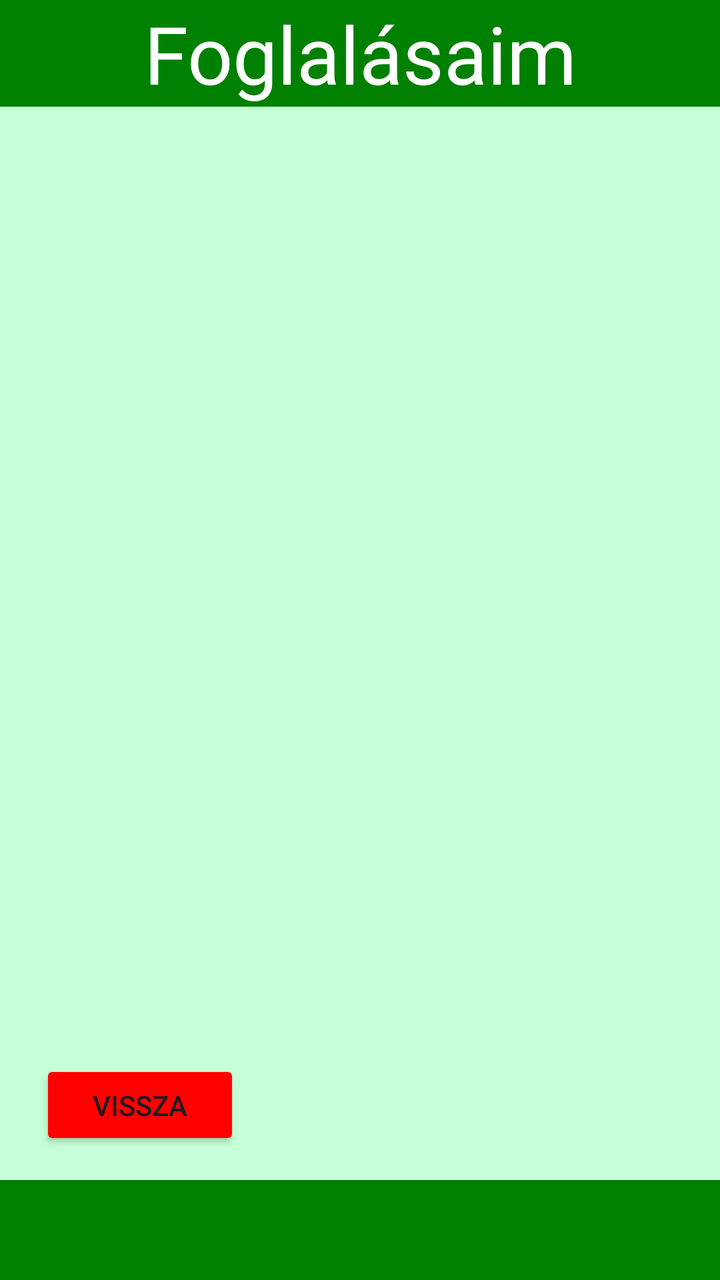
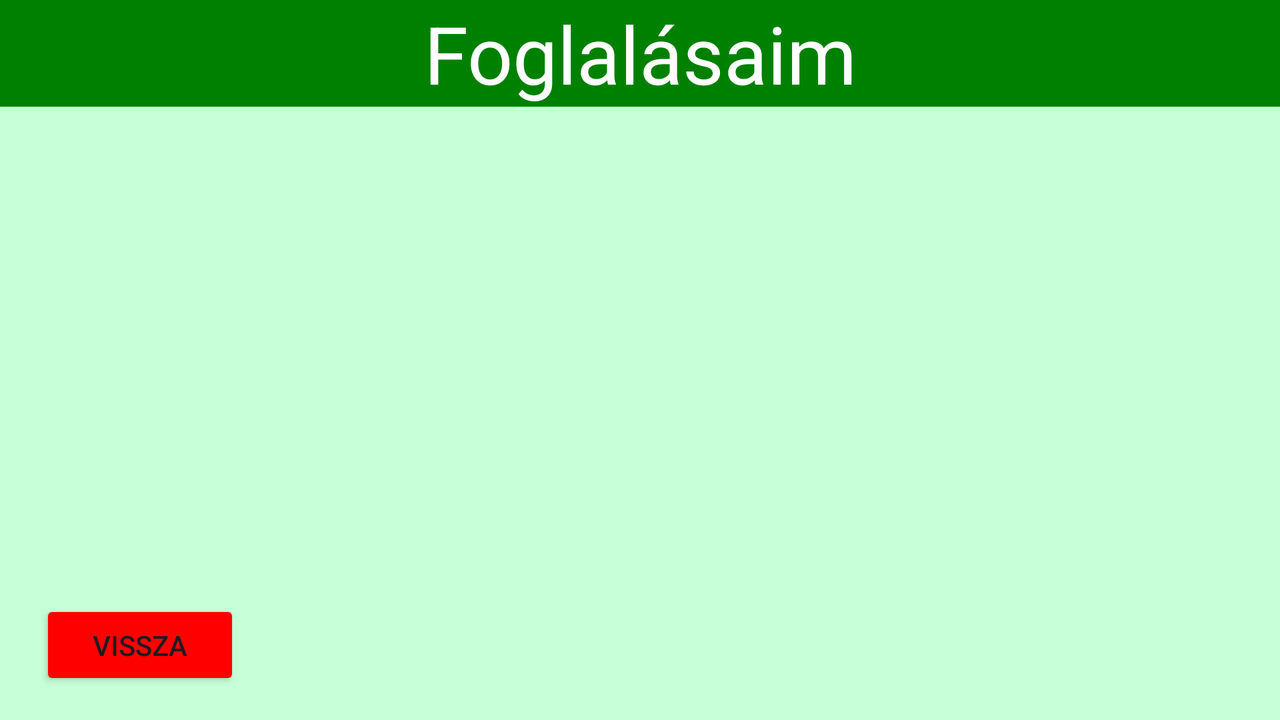

Compare how this app lays out the same screen by default and in its alternative resource folder. The renders come first, then the two layout files and the values they reference.
<!-- AndroidManifest.xml: application theme Theme.Billiard_idopontfoglalo_app -->
<!-- res/layout/activity_reservation_done.xml -->
<?xml version="1.0" encoding="utf-8"?>
<androidx.constraintlayout.widget.ConstraintLayout xmlns:android="http://schemas.android.com/apk/res/android"
    xmlns:app="http://schemas.android.com/apk/res-auto"
    xmlns:tools="http://schemas.android.com/tools"
    android:id="@+id/main"
    android:layout_width="match_parent"
    android:layout_height="match_parent"
    android:background="@color/light_green"
    tools:context=".ReservationDoneActivity">

    <TextView
        android:id="@+id/MyReservationsText"
        android:layout_width="match_parent"
        android:layout_height="wrap_content"
        android:text="@string/reservations"
        android:background="@color/dark_green"
        android:textColor="@color/white"
        android:textSize="40sp"
        android:textAlignment="center"
        app:layout_constraintTop_toTopOf="parent"
        app:layout_constraintStart_toStartOf="parent"
        app:layout_constraintEnd_toEndOf="parent"/>

    <ScrollView
        android:id="@+id/scrollView"
        android:layout_width="match_parent"
        android:layout_height="0dp"
        android:layout_marginTop="16dp"
        android:layout_marginBottom="16dp"
        app:layout_constraintTop_toBottomOf="@+id/MyReservationsText"
        app:layout_constraintBottom_toTopOf="@+id/cancelButton"
        app:layout_constraintStart_toStartOf="parent"
        app:layout_constraintEnd_toEndOf="parent">

        <LinearLayout
            android:id="@+id/reservationsContainer"
            android:layout_width="match_parent"
            android:layout_height="wrap_content"
            android:orientation="vertical"
            android:padding="8dp"/>
    </ScrollView>

    <Button
        android:id="@+id/cancelButton"
        android:layout_width="100dp"
        android:layout_height="45dp"
        android:backgroundTint="@color/red"
        android:onClick="cancel"
        android:text="@string/cancel"
        app:layout_constraintBottom_toBottomOf="parent"
        app:layout_constraintStart_toStartOf="parent"
        android:layout_marginBottom="65dp"
        android:layout_marginStart="20dp" />

    <FrameLayout
        android:id="@+id/BottomLine"
        android:layout_width="0dp"
        android:layout_height="50dp"
        android:background="@color/dark_green"
        app:layout_constraintBottom_toBottomOf="parent"
        app:layout_constraintEnd_toEndOf="parent"
        app:layout_constraintHorizontal_bias="0.0"
        app:layout_constraintStart_toStartOf="parent"
        app:layout_constraintTop_toTopOf="parent"
        app:layout_constraintVertical_bias="1.0">
    </FrameLayout>

</androidx.constraintlayout.widget.ConstraintLayout>
<!-- resources referenced by this layout -->
<resources>
  <color name="dark_green">#008000</color>
  <color name="light_green">#c7ffd8</color>
  <color name="red">#ff0000</color>
  <color name="white">#FFFFFFFF</color>
  <string name="cancel">Vissza</string>
  <string name="reservations">Foglalásaim</string>
  <style name="Theme.Billiard_idopontfoglalo_app" parent="Base.Theme.Billiard_idopontfoglalo_app" />
  <style name="Base.Theme.Billiard_idopontfoglalo_app" parent="Theme.Material3.DayNight.NoActionBar">
          
          
      </style>
</resources>
<!-- res/layout-land/activity_reservation_done.xml (the author's variant of the layout above) -->
<!-- drawn on the phone turned sideways -->
<?xml version="1.0" encoding="utf-8"?>
<androidx.constraintlayout.widget.ConstraintLayout xmlns:android="http://schemas.android.com/apk/res/android"
    xmlns:app="http://schemas.android.com/apk/res-auto"
    xmlns:tools="http://schemas.android.com/tools"
    android:id="@+id/main"
    android:layout_width="match_parent"
    android:layout_height="match_parent"
    android:background="@color/light_green"
    tools:context=".ReservationDoneActivity">

    <TextView
        android:id="@+id/MyReservationsText"
        android:layout_width="match_parent"
        android:layout_height="wrap_content"
        android:text="@string/reservations"
        android:background="@color/dark_green"
        android:textColor="@color/white"
        android:textSize="40sp"
        android:textAlignment="center"
        app:layout_constraintTop_toTopOf="parent"
        app:layout_constraintStart_toStartOf="parent"
        app:layout_constraintEnd_toEndOf="parent"/>

    <ScrollView
        android:id="@+id/scrollView"
        android:layout_width="match_parent"
        android:layout_height="0dp"
        android:layout_marginTop="16dp"
        android:layout_marginBottom="16dp"
        app:layout_constraintTop_toBottomOf="@+id/MyReservationsText"
        app:layout_constraintBottom_toTopOf="@+id/cancelButton"
        app:layout_constraintStart_toStartOf="parent"
        app:layout_constraintEnd_toEndOf="parent">

        <LinearLayout
            android:id="@+id/reservationsContainer"
            android:layout_width="match_parent"
            android:layout_height="wrap_content"
            android:orientation="vertical"
            android:padding="8dp"/>
    </ScrollView>

    <Button
        android:id="@+id/cancelButton"
        android:layout_width="100dp"
        android:layout_height="45dp"
        android:backgroundTint="@color/red"
        android:onClick="cancel"
        android:text="@string/cancel"
        app:layout_constraintBottom_toBottomOf="parent"
        app:layout_constraintStart_toStartOf="parent"
        android:layout_marginBottom="15dp"
        android:layout_marginStart="20dp" />


</androidx.constraintlayout.widget.ConstraintLayout>
